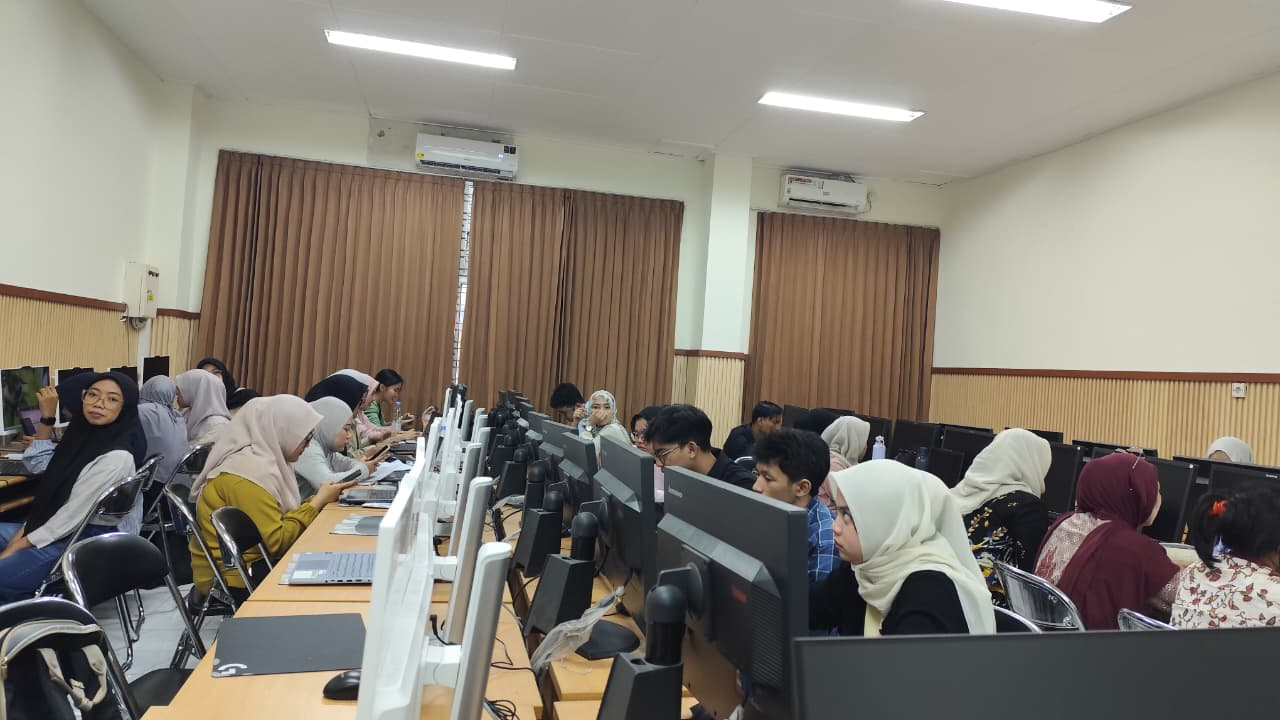
#> input picture pertemuan2/gambar1.jpeg, 1280 x 720 px
$ python gabung.py
#> lines starting #> are read from the running program, lines starting #| are printed output that depends on the picture; after the words box and inside, x2 and y2 are one past the last pixel; in counts of white or black regions, pixels touching at a corner belong together
import cv2 as cv
import numpy as np

# 1. Membaca citra utama dan citra logo
img1 = cv.imread('gambar1.jpeg')
#> img1 is the input picture: shape (720, 1280, 3); mean B, G, R 117.2, 127.4, 133.3
img2 = cv.imread('gambar2.jpg')
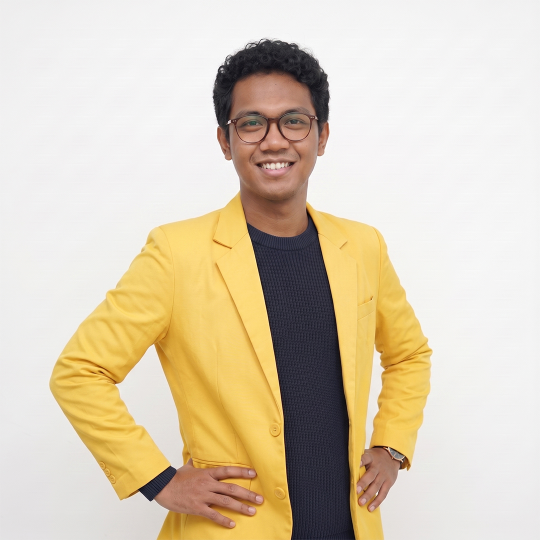
#> input picture pertemuan2/gambar2.jpg, 1080 x 1080 px (shown at 1/2 size)
#> img2 is the input picture: shape (1080, 1080, 3); mean B, G, R 181.8, 204.7, 217.7

if img1 is None or img2 is None:
    raise FileNotFoundError("Gambar tidak ditemukan")

# -----------------------------
# RESIZE LOGO
# -----------------------------
# Menyesuaikan ukuran logo menjadi 1/4 lebar citra utama
max_w = img1.shape[1] // 2
#> max_w = 640
scale = max_w / img2.shape[1]
#> scale = 0.593

img2 = cv.resize(
    img2,  (int(img2.shape[1] * scale), int(img2.shape[0] * scale))
)
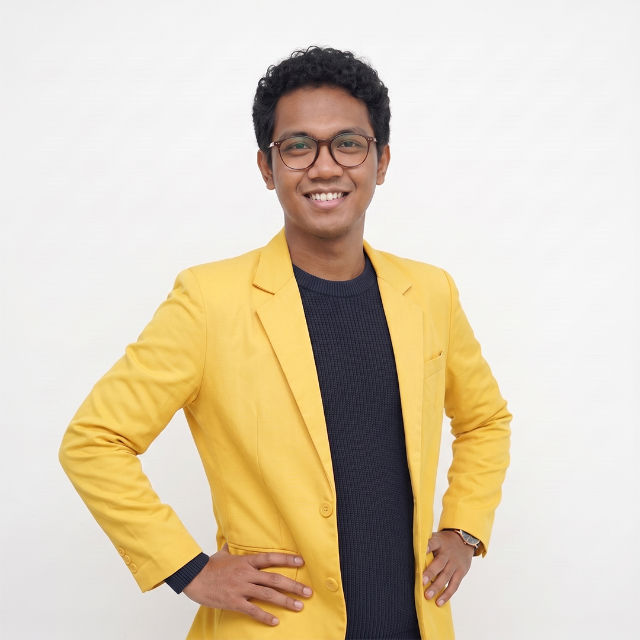
#> img2: shape (640, 640, 3); mean B, G, R 181.7, 204.6, 217.6

rows, cols, _ = img2.shape
#> rows = 640; cols = 640

# -----------------------------
# ROI (Pojok Kiri Atas)
# -----------------------------
# Mengambil wilayah ROI pada citra utama sebesar ukuran logo
roi = img1[0:rows, 0:cols]
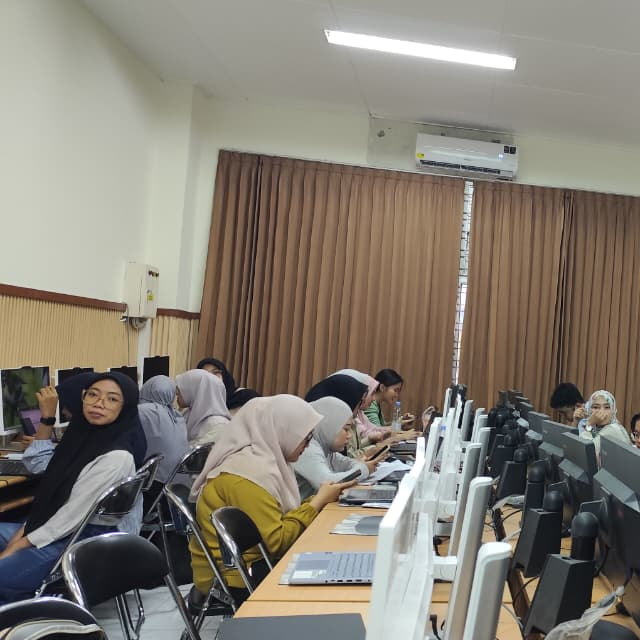
#> roi: shape (640, 640, 3); mean B, G, R 115.6, 126.2, 132.8

# -----------------------------
# MASKING & PENGGABUNGAN
# -----------------------------
# Konversi logo ke grayscale untuk membuat masker biner
gray = cv.cvtColor(img2, cv.COLOR_BGR2GRAY)
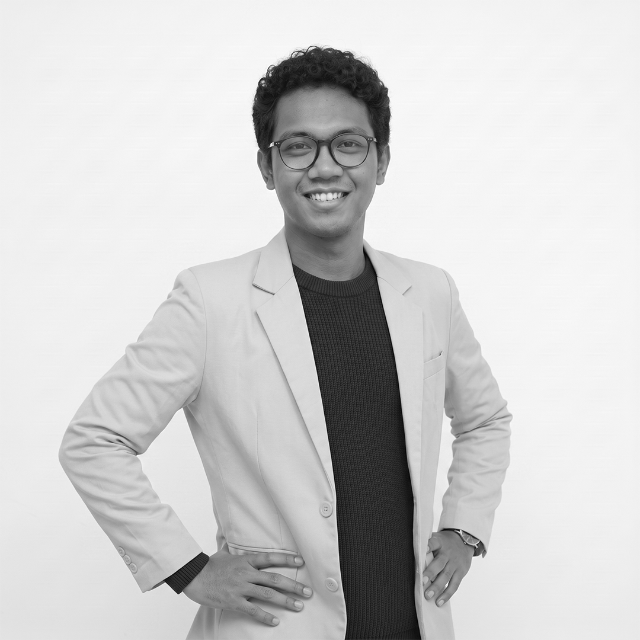
#> gray: shape (640, 640); min 4, max 255, mean 205.9
_, mask = cv.threshold(gray, 10, 255, cv.THRESH_BINARY_INV)
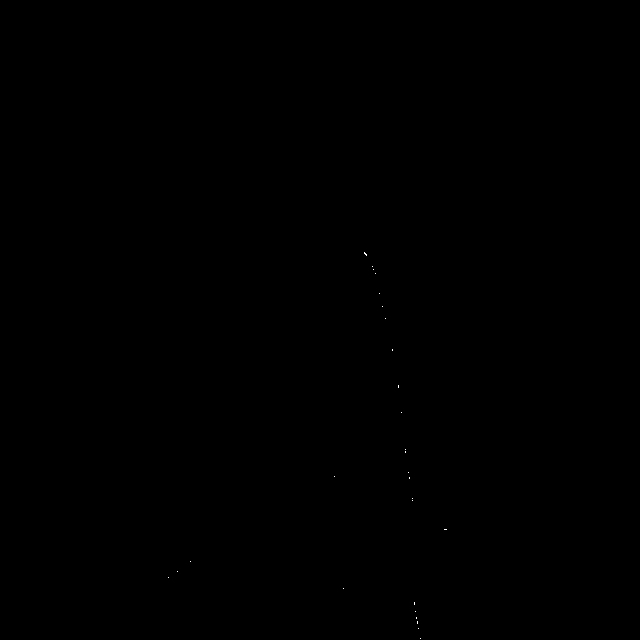
#> mask: shape (640, 640); 0.01% white in thin lines or dots, all inside (x1, y1, x2, y2) = (168, 252, 447, 639)
mask_inv = cv.bitwise_not(mask) #bitwise_not

# Isolasi latar belakang pada area ROI (melubangi tempat logo)
img_bg = cv.bitwise_and(roi, roi, mask=mask)

# Isolasi objek logo saja (tanpa latar belakangnya)
img_fg = cv.bitwise_and(img2, img2, mask=mask_inv) #bitwise and

# Gabungkan logo dengan latar belakang ROI
dst = cv.add(img_bg, img_fg) #cv.add

# Tempelkan kembali hasil gabungan ke pojok kiri atas citra utama
img1[0:rows, 0:cols] = dst
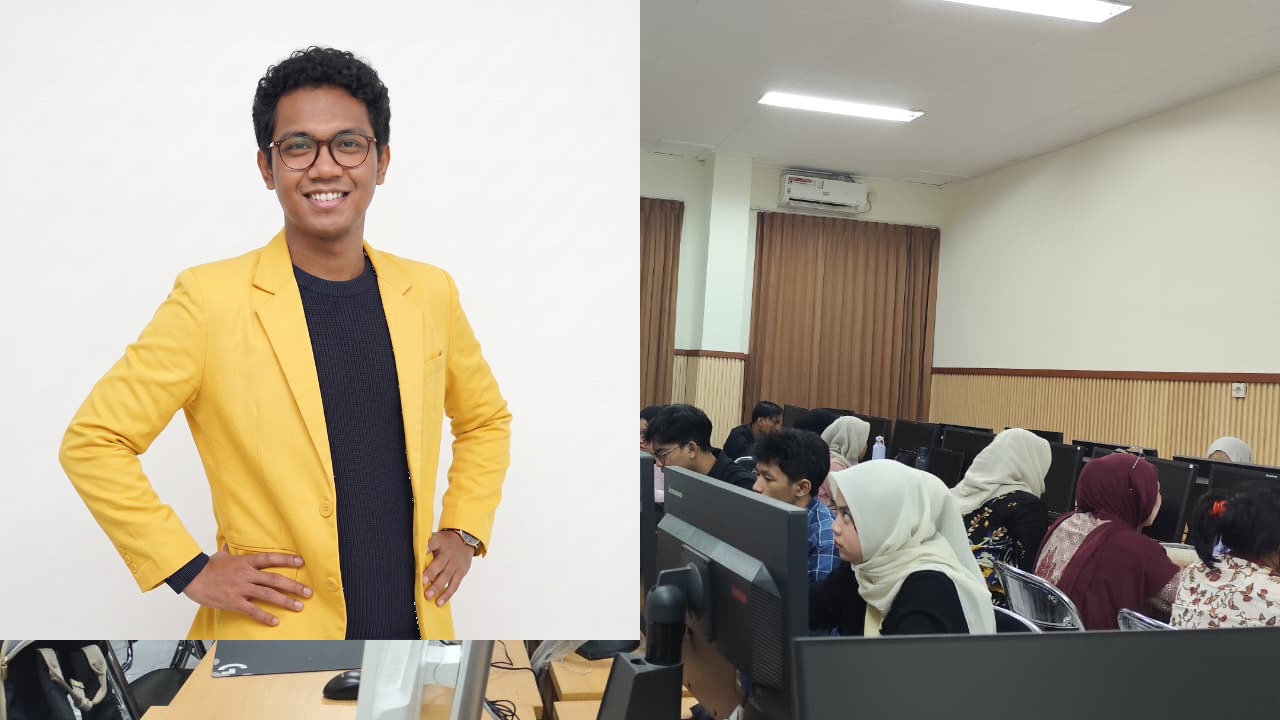
#> img1: shape (720, 1280, 3); mean B, G, R 146.5, 162.3, 171

# Menampilkan hasil
cv.imshow("Hasil Penggabungan Logo", img1)
cv.waitKey(0)
cv.destroyAllWindows()
